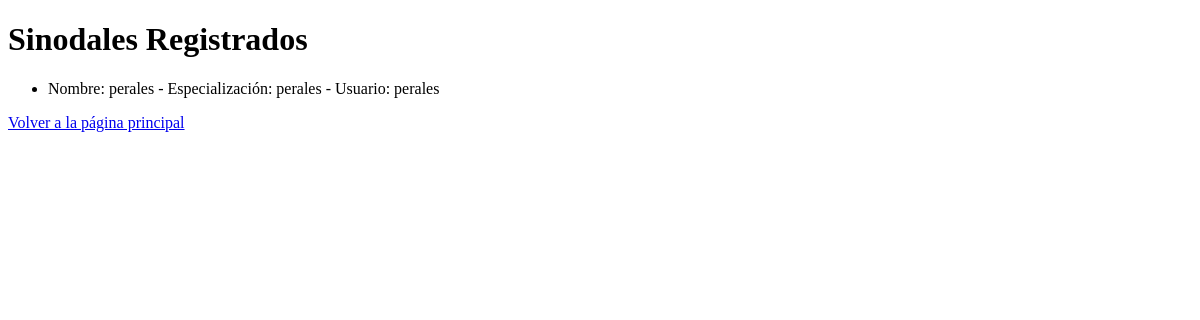
Page /list_sinodales (signed in) on the earlier database version.
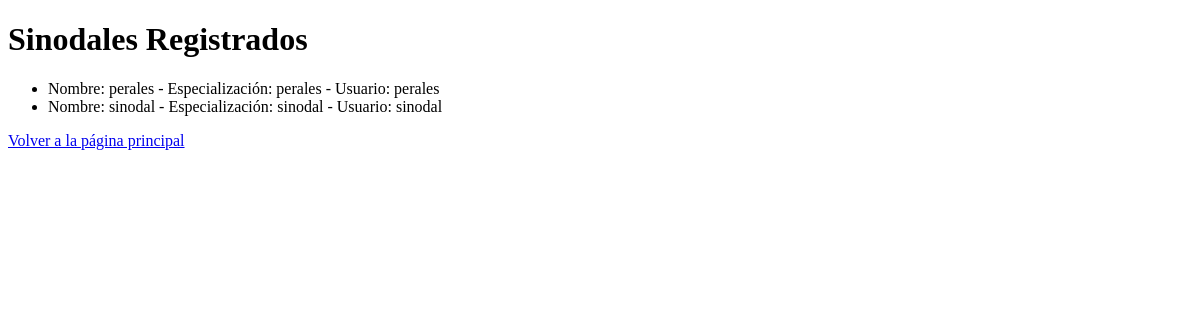
Same page on the later database version.
### app.py (models this page shows)
class Sinodal(db.Model):
    id = db.Column(db.Integer, primary_key=True)
    name = db.Column(db.String(150), nullable=False)
    specialization = db.Column(db.String(150), nullable=False)
    user_id = db.Column(db.Integer, db.ForeignKey('user.id'), nullable=False)
    user = db.relationship('User', backref=db.backref('sinodal', uselist=False))

class User(UserMixin, db.Model):
    id = db.Column(db.Integer, primary_key=True)
    username = db.Column(db.String(150), unique=True, nullable=False)
    password = db.Column(db.String(150), nullable=False)
    role = db.Column(db.String(50), nullable=False)

### app.py (the view)
@app.route('/list_sinodales')
@login_required
def list_sinodales():
    sinodales = Sinodal.query.all()
    return render_template('list_sinodales.html', sinodales=sinodales)

### app.py (called while the page is built)
@login_manager.user_loader
def load_user(user_id):
    return User.query.get(int(user_id))

### templates/list_sinodales.html (shortened to what this page needs)
<!DOCTYPE html>
<html lang="en">
<head>
</head>
<body>
    <h1>Sinodales Registrados</h1>
    <ul>
    {% for sinodal in sinodales %}
        <li>Nombre: {{ sinodal.name }} - Especialización: {{ sinodal.specialization }} - Usuario: {{ sinodal.user.username }}</li>
    {% endfor %}
    </ul>
    <a href="/">Volver a la página principal</a>
</body>
</html>

Differences in the rows shown:
added Sinodal: name "sinodal", specialization "sinodal", user.username "sinodal"
